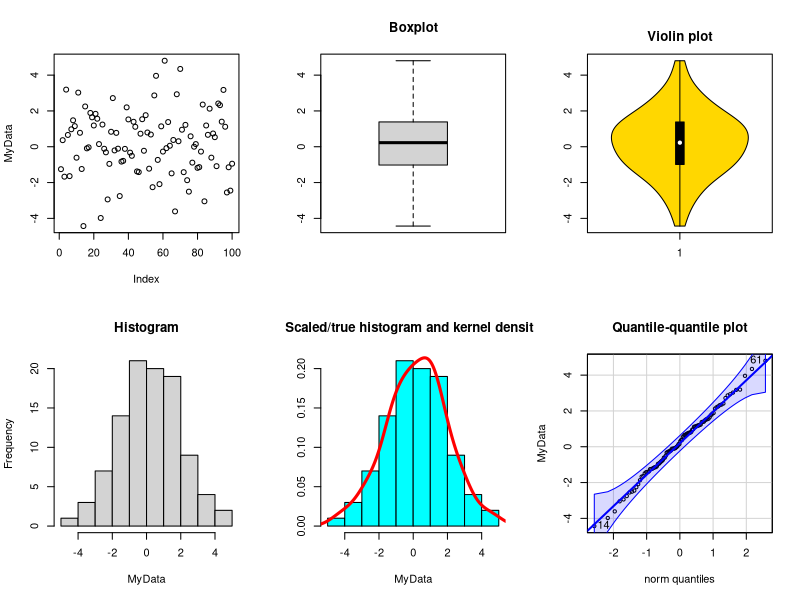
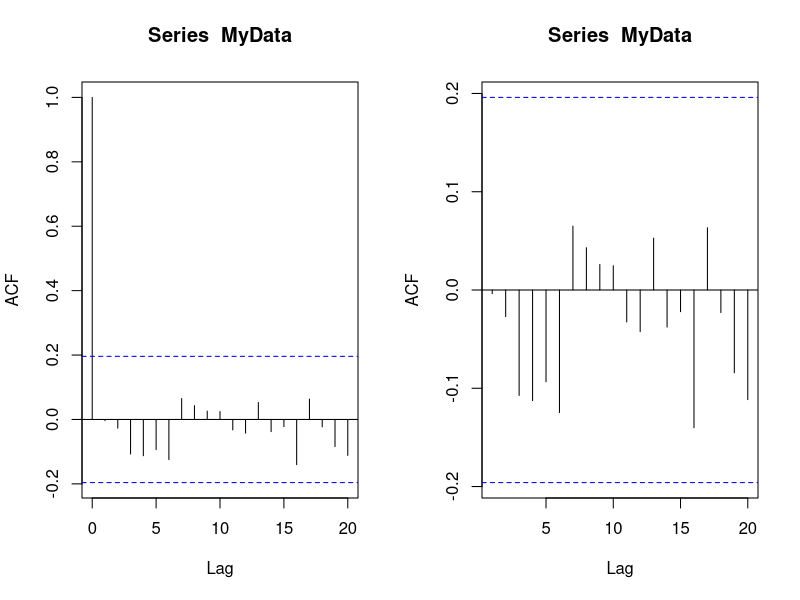

Recreate these plots in R, in order.
#First we fix the seed of R's random number generator 
#so that we can generate a simulation which can be reproduced
set.seed(1) 
#Simulate 100 i.i.d N(0,4) variables
MyData <- rnorm(100,mean=0,sd=2)

mean(MyData) #Compute the sample mean
var(MyData) #Compute the sample variance (Recall the different scaling factor!)
summary(MyData) #Compute the summary statistics of the data

#Visualise the data:
par(mfrow=c(2,3))
#Plot the data
plot(MyData) 
boxplot(MyData,main="Boxplot")
library(vioplot)
vioplot(MyData,col="gold", main="Violin plot")
#Plot the histogram which depicts the number of times an
#observation falls into each of the bins
hist(MyData, main="Histogram")
#The following function scales the classical histogram
#such that it approximates a probability density
library(MASS)
truehist(MyData,main="Scaled/true histogram and kernel density")
#Add the so-called empirical density to the plot
lines(density(MyData),col="red",lwd=3)
library(car)
qqPlot(MyData, main="Quantile-quantile plot")

#Plot the sample autocorrelation of the data
par(mfrow=c(1,2))
acf(MyData)
#Remove the lag 0
plot(acf(MyData,plot=F)[1:20])
